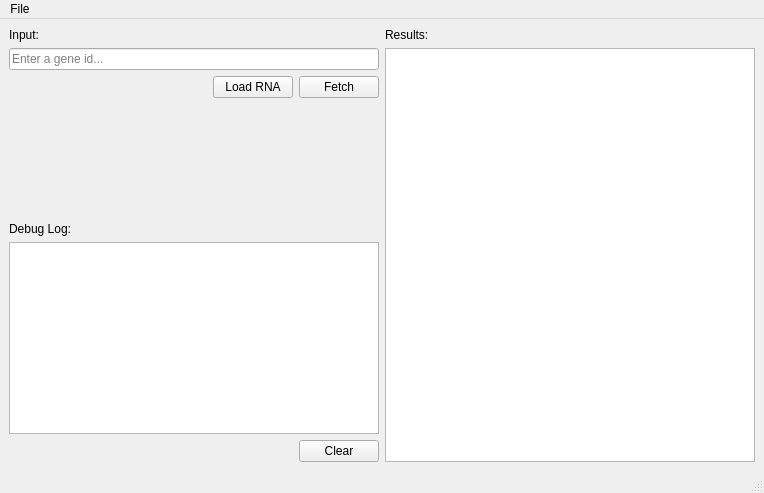
<?xml version="1.0" encoding="UTF-8"?>
<ui version="4.0">
 <class>shRNAWindow</class>
 <widget class="QMainWindow" name="shRNAWindow">
  <property name="geometry">
   <rect>
    <x>0</x>
    <y>0</y>
    <width>764</width>
    <height>493</height>
   </rect>
  </property>
  <property name="minimumSize">
   <size>
    <width>600</width>
    <height>320</height>
   </size>
  </property>
  <property name="windowTitle">
   <string>shRNA v1.0</string>
  </property>
  <widget class="QWidget" name="central_widget">
   <layout class="QHBoxLayout" name="horizontalLayout">
    <item>
     <layout class="QVBoxLayout" name="left_layout">
      <property name="rightMargin">
       <number>0</number>
      </property>
      <item>
       <widget class="QLabel" name="input_label">
        <property name="text">
         <string>Input:</string>
        </property>
       </widget>
      </item>
      <item>
       <widget class="QLineEdit" name="input_edit">
        <property name="placeholderText">
         <string>Enter a gene id...</string>
        </property>
       </widget>
      </item>
      <item>
       <layout class="QHBoxLayout" name="button_layout">
        <property name="topMargin">
         <number>0</number>
        </property>
        <item>
         <spacer name="button_spacer">
          <property name="orientation">
           <enum>Qt::Horizontal</enum>
          </property>
          <property name="sizeHint" stdset="0">
           <size>
            <width>40</width>
            <height>20</height>
           </size>
          </property>
         </spacer>
        </item>
        <item>
         <widget class="QPushButton" name="load_rna_button">
          <property name="text">
           <string>Load RNA</string>
          </property>
         </widget>
        </item>
        <item>
         <widget class="QPushButton" name="fetch_button">
          <property name="text">
           <string>Fetch</string>
          </property>
         </widget>
        </item>
       </layout>
      </item>
      <item>
       <spacer name="verticalSpacer_2">
        <property name="orientation">
         <enum>Qt::Vertical</enum>
        </property>
        <property name="sizeHint" stdset="0">
         <size>
          <width>20</width>
          <height>40</height>
         </size>
        </property>
       </spacer>
      </item>
      <item>
       <spacer name="verticalSpacer">
        <property name="orientation">
         <enum>Qt::Vertical</enum>
        </property>
        <property name="sizeHint" stdset="0">
         <size>
          <width>20</width>
          <height>40</height>
         </size>
        </property>
       </spacer>
      </item>
      <item>
       <widget class="QLabel" name="debug_log_label">
        <property name="text">
         <string>Debug Log:</string>
        </property>
       </widget>
      </item>
      <item>
       <widget class="QListWidget" name="debug_log_list">
        <property name="editTriggers">
         <set>QAbstractItemView::NoEditTriggers</set>
        </property>
        <property name="selectionMode">
         <enum>QAbstractItemView::SingleSelection</enum>
        </property>
       </widget>
      </item>
      <item>
       <layout class="QHBoxLayout" name="debug_clear_layout">
        <property name="topMargin">
         <number>0</number>
        </property>
        <item>
         <spacer name="debug_clear_spacer">
          <property name="orientation">
           <enum>Qt::Horizontal</enum>
          </property>
          <property name="sizeHint" stdset="0">
           <size>
            <width>40</width>
            <height>20</height>
           </size>
          </property>
         </spacer>
        </item>
        <item>
         <widget class="QPushButton" name="debug_clear_button">
          <property name="text">
           <string>Clear</string>
          </property>
         </widget>
        </item>
       </layout>
      </item>
     </layout>
    </item>
    <item>
     <layout class="QVBoxLayout" name="right_layout">
      <property name="rightMargin">
       <number>0</number>
      </property>
      <item>
       <widget class="QLabel" name="results_label">
        <property name="text">
         <string>Results:</string>
        </property>
       </widget>
      </item>
      <item>
       <widget class="QTableWidget" name="results_table">
        <attribute name="horizontalHeaderStretchLastSection">
         <bool>true</bool>
        </attribute>
       </widget>
      </item>
     </layout>
    </item>
   </layout>
  </widget>
  <widget class="QStatusBar" name="status_bar"/>
  <widget class="QMenuBar" name="menu_bar">
   <property name="geometry">
    <rect>
     <x>0</x>
     <y>0</y>
     <width>764</width>
     <height>22</height>
    </rect>
   </property>
   <widget class="QMenu" name="menu_file">
    <property name="title">
     <string>File</string>
    </property>
    <addaction name="action_exit"/>
   </widget>
   <addaction name="menu_file"/>
  </widget>
  <action name="action_exit">
   <property name="text">
    <string>Exit</string>
   </property>
   <property name="shortcut">
    <string>Ctrl+Q</string>
   </property>
  </action>
  <action name="action_open_rna_file">
   <property name="text">
    <string>Open RNA file...</string>
   </property>
   <property name="shortcut">
    <string>Ctrl+Shift+O</string>
   </property>
  </action>
 </widget>
 <resources/>
 <connections>
  <connection>
   <sender>action_exit</sender>
   <signal>triggered()</signal>
   <receiver>shRNAWindow</receiver>
   <slot>close()</slot>
   <hints>
    <hint type="sourcelabel">
     <x>-1</x>
     <y>-1</y>
    </hint>
    <hint type="destinationlabel">
     <x>360</x>
     <y>231</y>
    </hint>
   </hints>
  </connection>
 </connections>
</ui>
